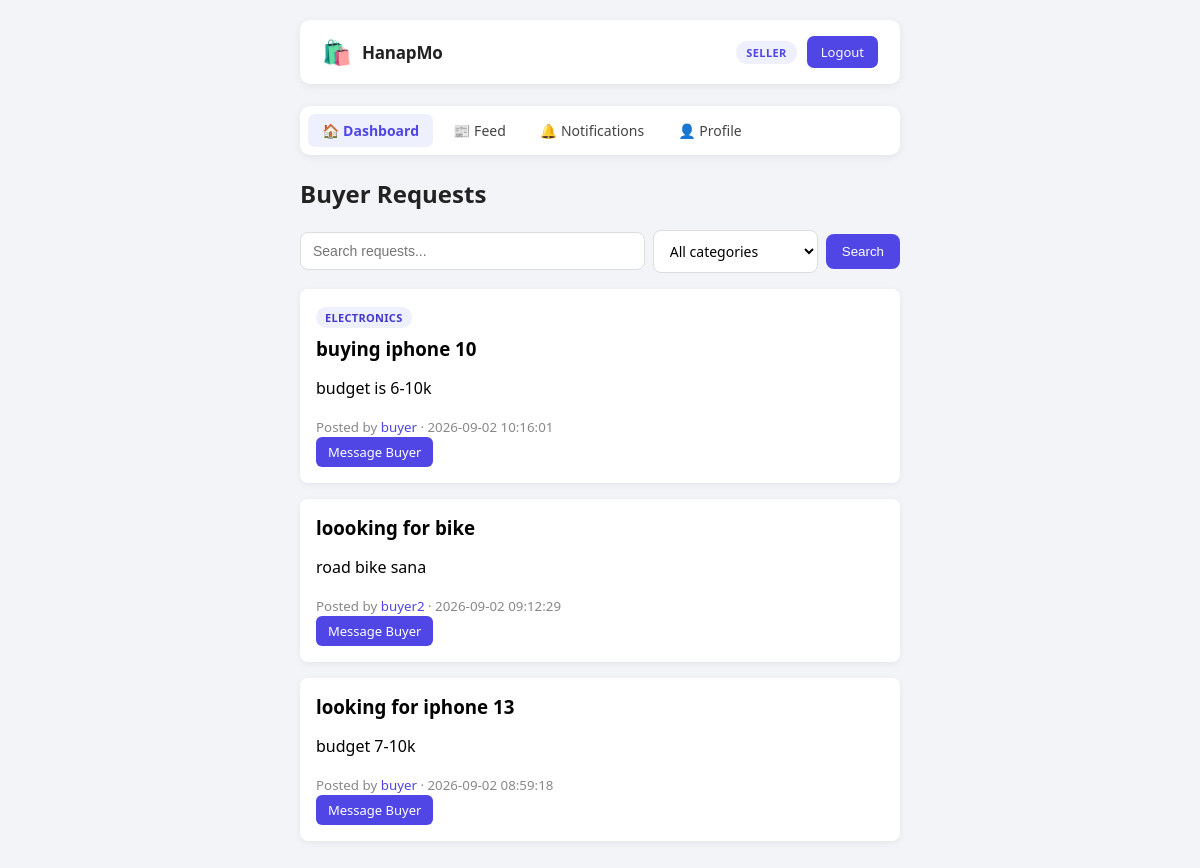
The page /seller.php (signed in) on the database its author committed.
### tables this page shows
CREATE TABLE `posts` (
  `id` int(11) NOT NULL,
  `buyer_id` int(11) NOT NULL,
  `title` varchar(150) NOT NULL,
  `description` text NOT NULL,
  `created_at` timestamp NOT NULL DEFAULT current_timestamp(),
  `category_id` int(11) DEFAULT NULL
);

CREATE TABLE `categories` (
  `id` int(11) NOT NULL,
  `name` varchar(60) NOT NULL
);

CREATE TABLE `users` (
  `id` int(11) NOT NULL,
  `username` varchar(50) NOT NULL,
  `password` varchar(255) NOT NULL,
  `role` varchar(20) NOT NULL,
  `avatar` varchar(255) DEFAULT NULL,
  `bio` text DEFAULT NULL,
  `phone` varchar(30) DEFAULT NULL,
  `location` varchar(120) DEFAULT NULL
);

### seller.php (the view, shortened to what this page needs)
<?php
require "config.php";
$q = trim($_GET["q"] ?? "");
$where = [];
$params = [];
$whereSql = $where ? "WHERE " . implode(" AND ", $where) : "";
$stmt = $pdo->prepare("
  SELECT p.*, u.username AS buyer_name, c.name AS category_name
  FROM posts p
  JOIN users u ON u.id = p.buyer_id
  LEFT JOIN categories c ON c.id = p.category_id
  $whereSql
  ORDER BY p.created_at DESC
");
$stmt->execute($params);
$posts = $stmt->fetchAll(PDO::FETCH_ASSOC);
?>
<!DOCTYPE html>
<html>
<head>
  <link rel="stylesheet" href="Styles/seller.css">
</head>
<body class="wide">
<div class="page">
  <?php include "header.php"; ?>
  <h2>Buyer Requests</h2>
  <form method="GET" class="search-bar">
    <input type="text" name="q" placeholder="Search requests..." value="<?= htmlspecialchars($q) ?>">
    <select name="category_id" onchange="this.form.submit()">
      <option value="">All categories</option>
    </select>
    <button type="submit">Search</button>
  </form>
  <?php foreach ($posts as $post): ?>
    <div class="post-card">
      <?php if ($post['category_name']): ?><span class="tag"><?= htmlspecialchars($post['category_name']) ?></span><?php endif; ?>
      <h3><?= htmlspecialchars($post["title"]) ?></h3>
      <p><?= nl2br(htmlspecialchars($post["description"])) ?></p>
      <small>Posted by <a href="view_profile.php?id=<?= $post['buyer_id'] ?>"><?= htmlspecialchars($post["buyer_name"]) ?></a> · <?= $post["created_at"] ?></small><br>
      <a class="btn-small" href="chat.php?post_id=<?= $post['id'] ?>&with=<?= $post['buyer_id'] ?>">Message Buyer</a>
    </div>
  <?php endforeach; ?>
</div>
</body>
</html>

### Styles/seller.css (style rules this page uses)
a { color: #4f46e5; text-decoration: none; }
* { box-sizing: border-box; }
body.wide { font-family: 'Segoe UI', Arial, sans-serif; align-items: flex-start; background: #f2f4f7; margin: 0; min-height: 100vh; }
.page { width: 100%; max-width: 640px; margin: 0 auto; padding: 20px; }
h2 { color: #222; }
.post-card { background: #fff; padding: 16px; border-radius: 8px; margin-bottom: 16px; box-shadow: 0 2px 6px rgba(0,0,0,0.06); text-align: left; }
.post-card h3 { margin: 0 0 6px; }
.post-card small { color: #888; }
.btn-small { background: #4f46e5; color: #fff; padding: 6px 12px; border-radius: 6px; font-size: 13px; text-decoration: none; margin-top: 0; display: inline-block; }
.search-bar { display: flex; gap: 8px; align-items: center; margin-bottom: 16px; }
.search-bar input { flex: 1; padding: 10px 12px; border: 1px solid #ddd; border-radius: 8px; font-size: 14px; }
.search-bar button { width: auto; padding: 10px 16px; background: #4f46e5; color: #fff; border: none; border-radius: 8px; cursor: pointer; }
.tag { display: inline-block; font-size: 11px; font-weight: 600; text-transform: uppercase; letter-spacing: 0.3px; color: #4338ca; background: #eef0fe; padding: 3px 9px; border-radius: 20px; margin-bottom: 8px; }
.search-bar select, .post-form select { padding: 10px 12px; border: 1px solid #ddd; border-radius: 8px; font-size: 14px; background: #fff; font-family: inherit; }

### rows shown on the page
posts: category.name "ELECTRONICS", title "buying iphone 10", description "budget is 6-10k", buyer.username "buyer", created_at "2026-09-02 10:16:01"
posts: title "loooking for bike", description "road bike sana", buyer.username "buyer2", created_at "2026-09-02 09:12:29"
posts: title "looking for iphone 13", description "budget 7-10k", buyer.username "buyer", created_at "2026-09-02 08:59:18"

### other values the page prints
$_SESSION["role"] "SELLER"
